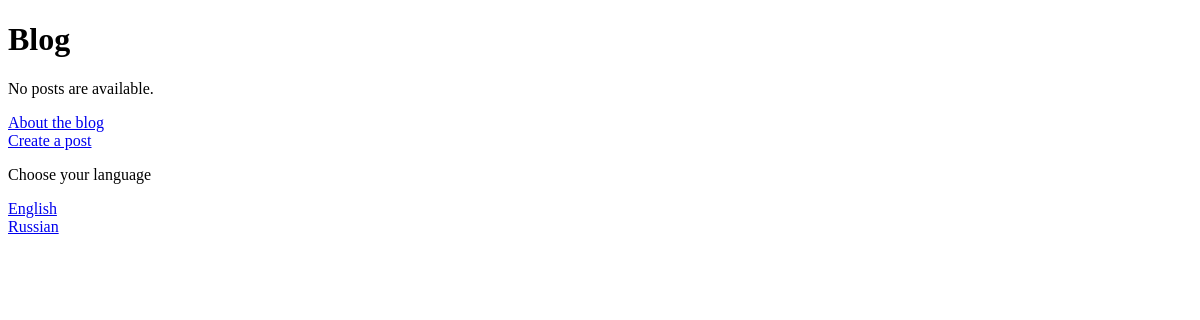
/, run on an earlier commit of the app's database.
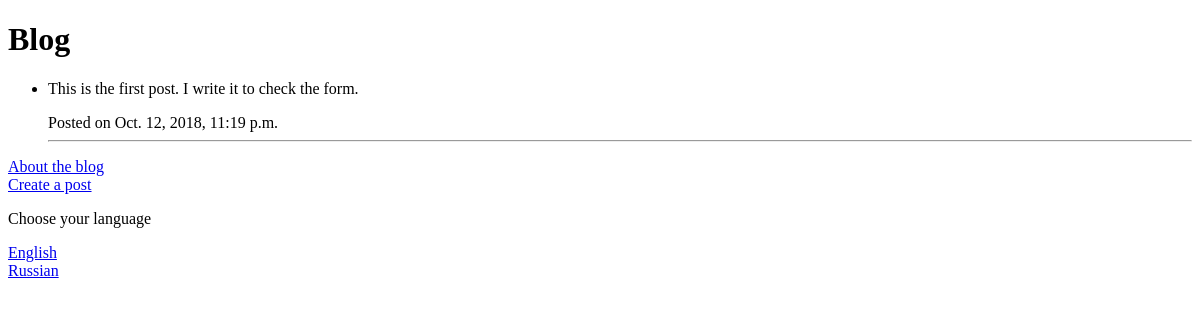
And on a later commit of the database.
### blog/models.py (models this page shows, shortened)
class Mypost(models.Model):
    text = models.CharField(max_length=140)
    time = models.DateTimeField(default=timezone.now)

### blog/views.py (the view)
# urls.py: path('', views.index, name = 'index'),
def index(request):
	allposts = Mypost.objects.filter(time__lte=timezone.now()).order_by('-time')
	context = {
		'allposts' : allposts,
	}
	return render(request, 'blog/index.html', context)

### blog/templates/blog/index.html (shortened to what this page needs)
<!DOCTYPE html>
<html>
<head>
    {% load i18n %}
</head>
<body>
<h1> {% trans "Blog" %} </h1>
{% if allposts %}
    <ul>
    {% for post in allposts %}
        <li><p>{{ post.text }}</p> {% trans "Posted on " %}{{ post.time }}</li><hr>
    {% endfor %}
    </ul>
{% else %}
    <p>No posts are available.</p>
{% endif %}
</body>
<a href="{% url 'about' %}">{% trans "About the blog" %}</a><br>
<a href="{% url 'create' %}">{% trans "Create a post" %}</a><br>
{% get_available_languages as LANGUAGES %}
<p>{% trans "Choose your language" %}</p>
{% for lang in LANGUAGES %}
	  <form name="setLang{{ lang.1}}" action="/blog/i18n/setlang/" method="POST">
	    <a href="#" onclick="document.setLang{{ lang.1 }}.submit();
		    return false;">{{ lang.1 }}</a>
	  </form>
  {% endfor %}
</html>

What changed in the data, as far as the page shows it:
added Mypost: text "This is the first post. I write it to check the form.", time "Oct. 12, 2018, 11:19 p.m."
Also different on the page:
text no longer shown: "No posts are available."
